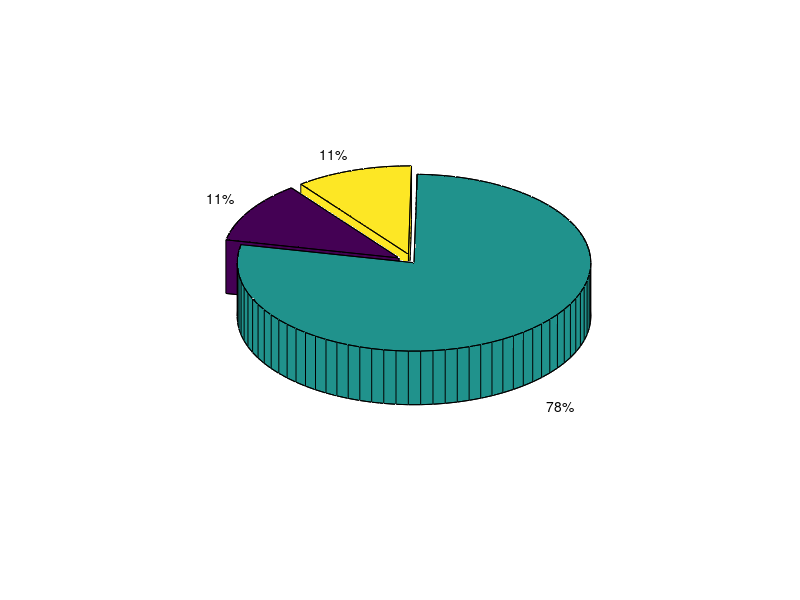

The MATLAB script that drew this image:
% strategia standard
close all
clear

st = [(0.5863+0.1642) 5.1840 0.7105];
% labels = {'Manovra Bitangente PA', 'Cambio piano', 'Cambio argomento del pericentro'};
explode = [1,0,1];
pie3(st, explode);
